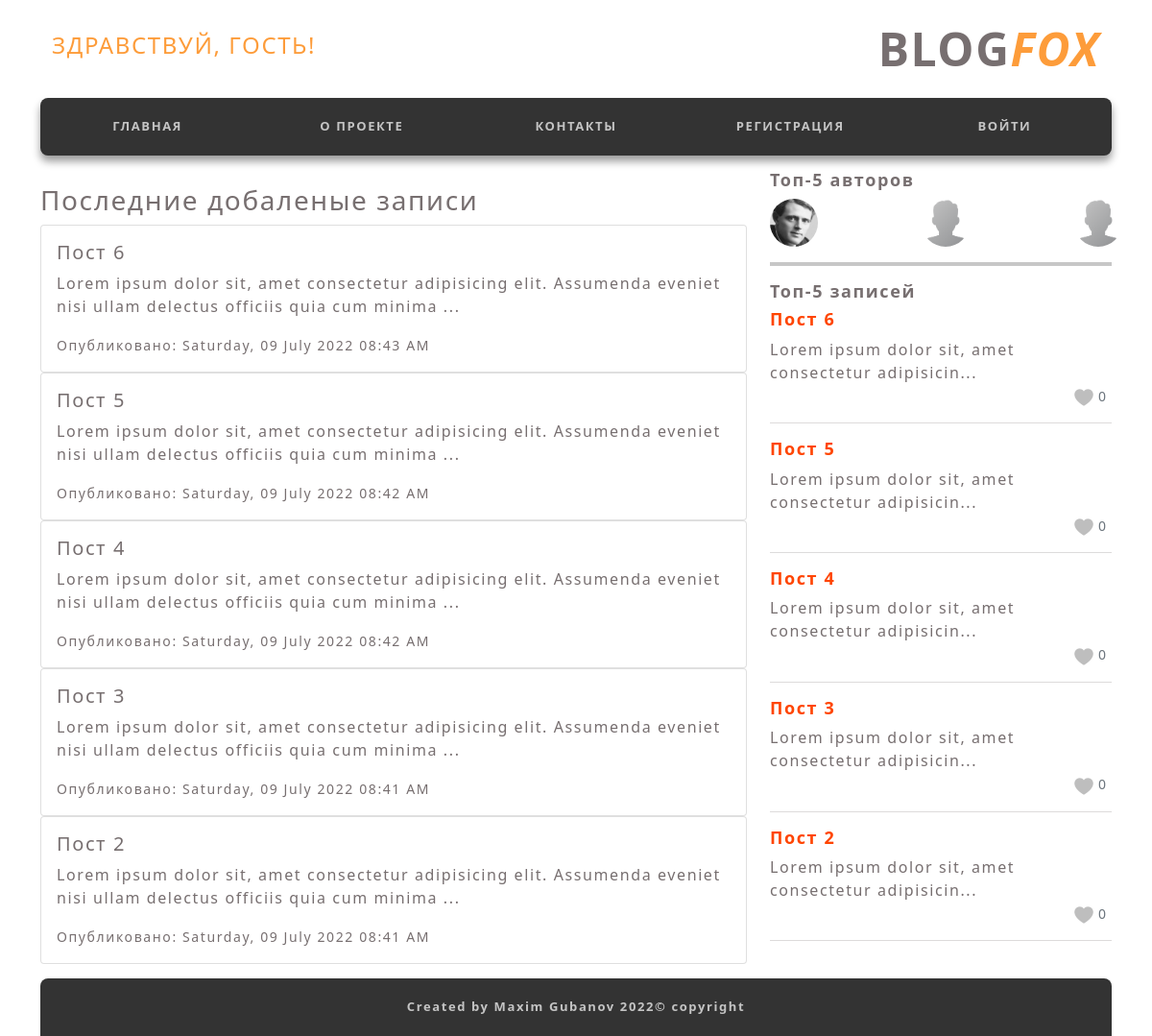
The page /home on the database its author committed.
### flask_Gubanov_project/models.py (models this page shows, shortened)
class Post(db.Model):
    id = db.Column(db.Integer, primary_key=True)
    title = db.Column(db.String(100), nullable=False)
    date_posted = db.Column(db.DateTime, nullable=False, default=datetime.utcnow)
    content = db.Column(db.Text, nullable=False)
    user_id = db.Column(db.Integer, db.ForeignKey('user.id'), nullable=False)
    total_likes = db.Column(db.Integer, nullable=True, default=0)
    likes = db.relationship('Like', backref='like')
    post_image = db.Column(db.String(20), nullable=False, default='post_default_img.png')

class User(db.Model, UserMixin):
    id = db.Column(db.Integer, primary_key=True)
    username = db.Column(db.String(20), unique=True, nullable=False)
    email = db.Column(db.String(120), unique=True, nullable=False)
    image_file = db.Column(db.String(20), nullable=False, default='default.png')
    password = db.Column(db.String(60), nullable=False)
    posts = db.relationship('Post', backref='author', lazy=True)

### flask_Gubanov_project/main/routes.py (the view)
@main.route("/", methods=['GET'])
@main.route("/home", methods=['GET'])
def home():
    posts = Post.query.order_by(Post.date_posted.desc()).limit(5)
    users = User.query.limit(5).all()
    return render_template('home.html', title='Главня', posts=posts, users=users)

### flask_Gubanov_project/templates/home.html (shortened to what this page needs)
{% extends "layout.html" %}
{% block content %}
    <div class="container">
        <main class="row">
            <section class="posts-block block col-8">
                <h3>Последние добаленые записи</h3>
                <div>
                    {% for post in posts %}
                        <div class="card w-95">
                            <div class="card-body">
                                <h5 class="card-title"><a href="{{ url_for('posts.post', post_id=post.id) }}">{{ post.title }}</a></h5>
                                <p class="card-text">{{ post.content[:120] }} ...</p>
                                <div class="row justify-content-between">
                                    <div class="col-10">
                                        <small>
                                            <span>Опубликовано: {{ post.date_posted.strftime('%A, %d %B %Y %I:%M %p') }}</span>
                                        </small>
                                    </div>
                                    <div class="col-2 text-center">
                                    </div>
                                </div>
                            </div>
                        </div>
                    {% endfor %}
                </div>
            </section>
            <aside class="col-4">
                {% include "inc-sidebar.html" %}
            </aside>
        </main>
    </div>
{% endblock content %}

### flask_Gubanov_project/templates/inc-sidebar.html
<div class="sidebar-block">
    <h3 style="font-weight: 600; font-size: large;">Топ-5 авторов</h3>
    <div class="user row text-center justify-content-between">
        {% for user in users %}
            <div class="user_ava col-2">
                <a href="{{ url_for('users.user_posts', username=user.username) }}"><img src="{{ url_for('static', filename='profile_pics/' + user.image_file) }}" class="rounded-circle article-img" style="width: 50px; height: 50px;" alt=""></a>
            </div>
    {% endfor %}
    </div>
    <hr style="border: 2px solid; color:rgb(38, 38, 38)">
    <h3 style="font-weight: 600; font-size: large;">Топ-5 записей</h3>
    {% for post in posts %}
        <div class="top-post">
            <a href=""><h5 style="font-weight: 600; font-size: large; color: orangered;">{{ post.title }}</h6></a>
            {{ post.content[:50] }}...<br>
            <div class="row justify-content-between">
                <div class="col-10"></div>
                <div class="col-2">
                    <small class="text-muted">
                        <img src="{{ url_for('static', filename='images/like_mini.png') }}" alt="like">
                        {{ post.total_likes}}
                    </small>
                </div>
            </div>
            <hr>
        </div>
    {% endfor %}
</div>

### flask_Gubanov_project/templates/inc-general-style.html (style rules this page uses)
a { text-decoration: none; color: inherit; }
body { letter-spacing: 0.1rem; color: #776f70; }
.block { margin: 15px 0 15px 0; }

### rows shown on the page
Post: title "Пост 6", content "Lorem ipsum dolor sit, amet consectetur adipisicing elit. Assumenda eveniet nisi ullam delectus officiis quia cum minima", date_posted "Saturday, 09 July 2022 08:43 AM", content "Lorem ipsum dolor sit, amet consectetur adipisicin", total_likes "0"
Post: title "Пост 5", content "Lorem ipsum dolor sit, amet consectetur adipisicing elit. Assumenda eveniet nisi ullam delectus officiis quia cum minima", date_posted "Saturday, 09 July 2022 08:42 AM", content "Lorem ipsum dolor sit, amet consectetur adipisicin", total_likes "0"
Post: title "Пост 4", content "Lorem ipsum dolor sit, amet consectetur adipisicing elit. Assumenda eveniet nisi ullam delectus officiis quia cum minima", date_posted "Saturday, 09 July 2022 08:42 AM", content "Lorem ipsum dolor sit, amet consectetur adipisicin", total_likes "0"
Post: title "Пост 3", content "Lorem ipsum dolor sit, amet consectetur adipisicing elit. Assumenda eveniet nisi ullam delectus officiis quia cum minima", date_posted "Saturday, 09 July 2022 08:41 AM", content "Lorem ipsum dolor sit, amet consectetur adipisicin", total_likes "0"
Post: title "Пост 2", content "Lorem ipsum dolor sit, amet consectetur adipisicing elit. Assumenda eveniet nisi ullam delectus officiis quia cum minima", date_posted "Saturday, 09 July 2022 08:41 AM", content "Lorem ipsum dolor sit, amet consectetur adipisicin", total_likes "0"
User: image_file (picture)
User: image_file (placeholder picture)
User: image_file (placeholder picture)
